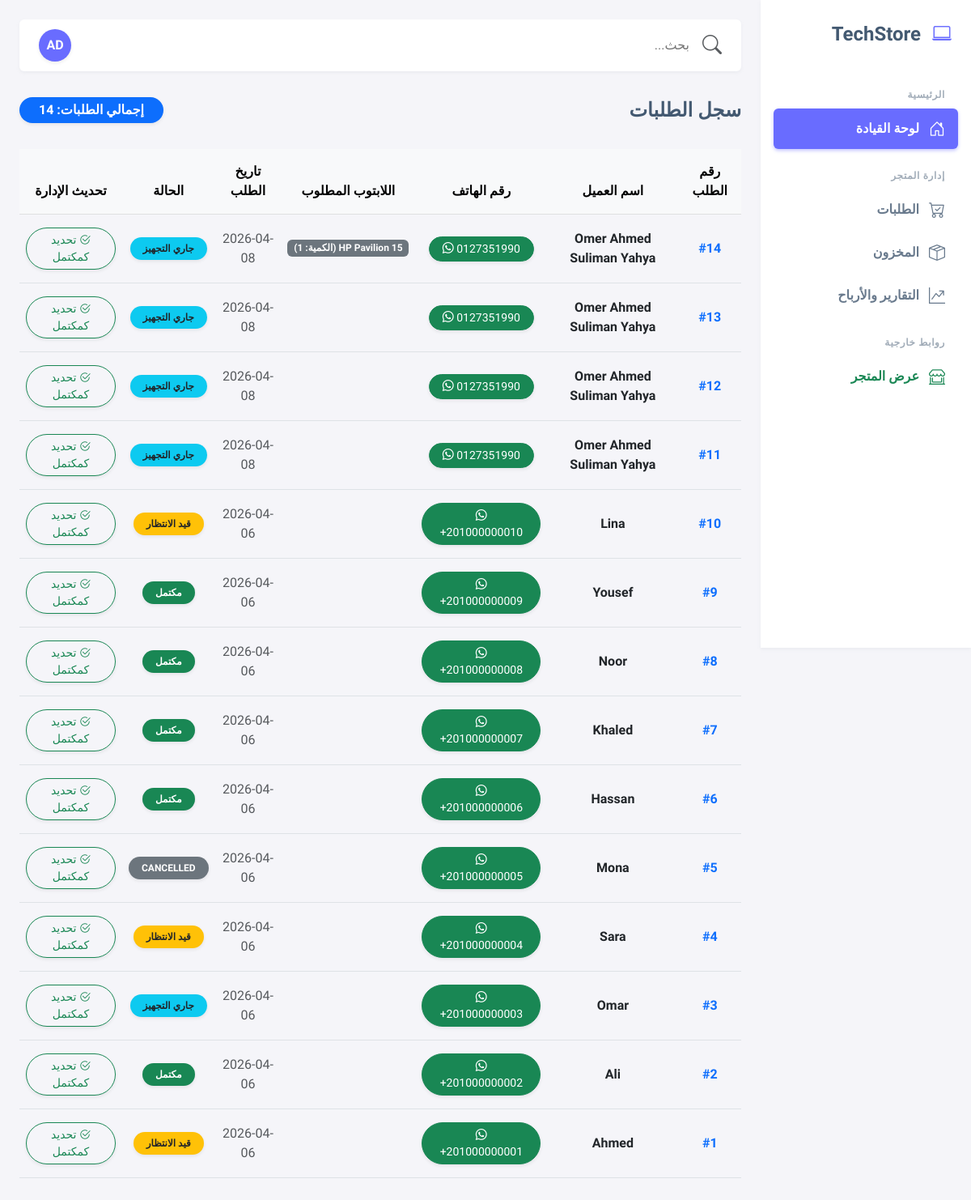
Screenshot of /dashboard/orders/ (signed in) with the database file from the repository.
### products/models.py (models this page shows, shortened)
class Order(models.Model):
    class Status(models.TextChoices):
        Pending='PENDING',"Pending"
        InProgress='INPROGRESS','In Progress'
        Completed='COMPLETED','Completed'
        Cancelled='CANCELLED','Cancelled'
    name=models.CharField(max_length=255)
    phone=PhoneNumberField()
    date_order=models.DateTimeField(auto_now_add=True)
    status=models.CharField(choices=Status.choices,default=Status.InProgress)
    address=models.CharField(max_length=255,blank=True,null=True)
    grand_total=models.DecimalField(max_digits=10,decimal_places=2,blank=True,null=True)

class OrderItem(models.Model):
    product=models.ForeignKey(Product,related_name='orders',on_delete=models.CASCADE)
    total_price=models.DecimalField(max_digits=10,decimal_places=2,blank=True,null=True)
    quantity=models.IntegerField(default=0)
    order=models.ForeignKey(Order,on_delete=models.CASCADE,related_name='items')

### products/views.py (the view)
# urls.py: path("dashboard/orders/",dashboard_orders_view,name="dashboard_orders"),
@staff_member_required
def dashboard_orders_view(request):
    orders=Order.objects.all().order_by("-date_order")
    return render(request,'products/dashboard_orders.html',{"orders":orders})

### products/context_processors.py (called while the page is built)
def store_settings_context(request):
    setting_object = cache.get_or_set(
        'site_settings_cache',          # اسم الورقة الصغيرة (مفتاح الكاش)
        StoreSetting.objects.first(),   # من أين نجلب البيانات لو الورقة فارغة؟
        timeout=60 * 60 * 24            # مدة الاحتفاظ بالورقة بالثواني (هنا 24 ساعة)
    )
    return {'site_settings': setting_object}

### templates/products/dashboard_orders.html (shortened to what this page needs)
{% extends 'dashboard_base.html' %}
{% block dashboard_content %}
<div class="d-flex justify-content-between align-items-center pb-2 mb-4">
    <h2 class="h4 fw-bold mb-0">سجل الطلبات</h2>
    <span class="badge bg-primary rounded-pill px-4 py-2 fs-6 shadow-sm">إجمالي الطلبات: {{ orders.count }}</span>
</div>
<div class="dash-card mb-4 overflow-hidden">
    <div class="card-body p-0">
        <div class="table-responsive">
            <table class="table table-hover align-middle mb-0 text-center">
                <thead class="table-light">
                    <tr>
                        <th class="py-3">رقم الطلب</th>
                        <th class="py-3">اسم العميل</th>
                        <th class="py-3">رقم الهاتف</th>
                        <th class="py-3">اللابتوب المطلوب</th>
                        <th class="py-3">تاريخ الطلب</th>
                        <th class="py-3">الحالة</th>
                        <th class="py-3">تحديث الإدارة</th>
                    </tr>
                </thead>
                <tbody class="border-top-0">
                    {% for order in orders %}
                    <tr>
                        <td class="fw-bold text-primary py-3">#{{ order.id }}</td>
                        <td class="fw-bold text-dark py-3">{{ order.name }}</td>
                        <td dir="ltr" class="py-3">
                            <a href="https://wa.me/{{ order.phone }}" target="_blank" class="btn btn-sm btn-success rounded-pill px-3 shadow-sm">
                                <i class="bi bi-whatsapp"></i> {{ order.phone }}
                            </a>
                        </td>
                        <td>
                        {% for item in order.items.all %}
                        <span class="badge bg-secondary mb-1">{{ item.product.name }} (الكمية: {{ item.quantity }})</span><br>
                        {% endfor %}
                        </td>
                        <td class="text-muted py-3">{{ order.date_order|date:"Y-m-d" }}</td>
                        <td class="py-3">
                            {% if order.status == 'PENDING' %}
                                <span class="badge bg-warning text-dark rounded-pill px-3 py-2 shadow-sm">قيد الانتظار</span>
                            {% elif order.status == 'INPROGRESS' %}
                                <span class="badge bg-info text-dark rounded-pill px-3 py-2 shadow-sm">جاري التجهيز</span>
                            {% elif order.status == 'COMPLETED' %}
                                <span class="badge bg-success rounded-pill px-3 py-2 shadow-sm">مكتمل</span>
                            {% else %}
                                <span class="badge bg-secondary rounded-pill px-3 py-2 shadow-sm">{{ order.status }}</span>
                            {% endif %}
                        </td>
                        <td class="py-3">
                            <a href="{% url 'complete_order' order.id %}" class="btn btn-sm btn-outline-success rounded-pill px-3 shadow-sm">
                                <i class="bi bi-check2-circle"></i> تحديد كمكتمل
                            </a>
                        </td>
                    </tr>
                    {% endfor %}
                </tbody>
            </table>
        </div>
    </div>
</div>
{% endblock %}

### templates/dashboard_base.html (style rules this page uses)
:root { --bs-primary: #696cff; --bs-success: #71dd37; --bs-warning: #ffab00; --bs-danger: #ff3e1d; --bs-body-bg: #f5f5f9; --bs-text-color: #566a7f; --bs-heading-color: #435971; --bs-card-shadow: 0 0.125rem 0.25rem rgba(161, 172, 184, 0.12); }
body { font-family: 'Cairo', sans-serif; background-color: var(--bs-body-bg); color: var(--bs-text-color); overflow-x: hidden; }

### rows the page displays
Order: id "14", name "Omer Ahmed Suliman Yahya", phone "0127351990", date_order "2026-04-08", status "جاري التجهيز"
OrderItem: quantity "1"
Order: id "13", name "Omer Ahmed Suliman Yahya", phone "0127351990", date_order "2026-04-08", status "جاري التجهيز"
Order: id "12", name "Omer Ahmed Suliman Yahya", phone "0127351990", date_order "2026-04-08", status "جاري التجهيز"
Order: id "11", name "Omer Ahmed Suliman Yahya", phone "0127351990", date_order "2026-04-08", status "جاري التجهيز"
Order: id "10", name "Lina", phone "+201000000010", date_order "2026-04-06", status "قيد الانتظار"
Order: id "9", name "Yousef", phone "+201000000009", date_order "2026-04-06", status "مكتمل"
Order: id "8", name "Noor", phone "+201000000008", date_order "2026-04-06", status "مكتمل"
Order: id "7", name "Khaled", phone "+201000000007", date_order "2026-04-06", status "مكتمل"
Order: id "6", name "Hassan", phone "+201000000006", date_order "2026-04-06", status "مكتمل"
Order: id "5", name "Mona", phone "+201000000005", date_order "2026-04-06", status "CANCELLED"
Order: id "4", name "Sara", phone "+201000000004", date_order "2026-04-06", status "قيد الانتظار"
Order: id "3", name "Omar", phone "+201000000003", date_order "2026-04-06", status "جاري التجهيز"
Order: id "2", name "Ali", phone "+201000000002", date_order "2026-04-06", status "مكتمل"
Order: id "1", name "Ahmed", phone "+201000000001", date_order "2026-04-06", status "قيد الانتظار"

### other values shown
{{ orders.count }} "14"
